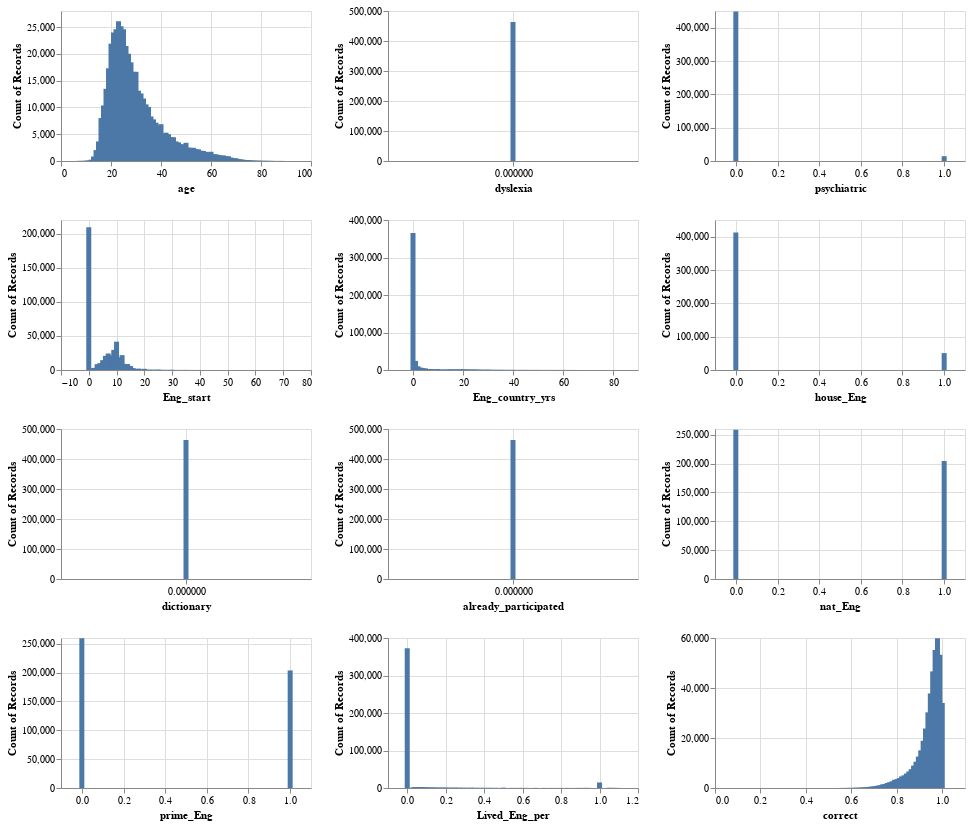

This figure's notebook cell:
### Markdown cell above
## Distributions of Numeric Columns

### Code cell
alt.data_transformers.enable('vegafusion')

numeric_cols = train_df.select_dtypes(include='number').columns.tolist()

numeric_cols_dist = alt.Chart(train_df).mark_bar().encode(
    x=alt.X(alt.repeat("repeat"), type="quantitative"),
    y="count()"
).properties(
    width=250,
    height=150
).repeat(
    repeat=numeric_cols,
    columns=3
)

numeric_cols_dist
